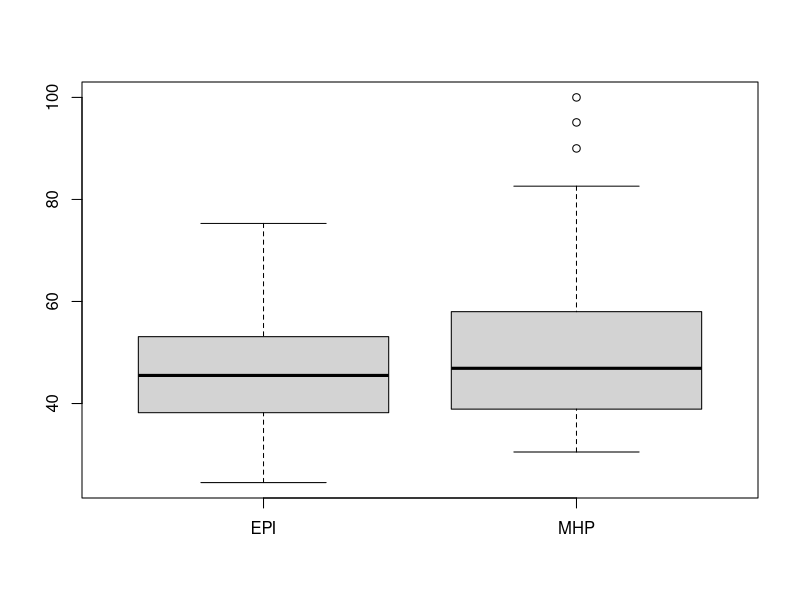
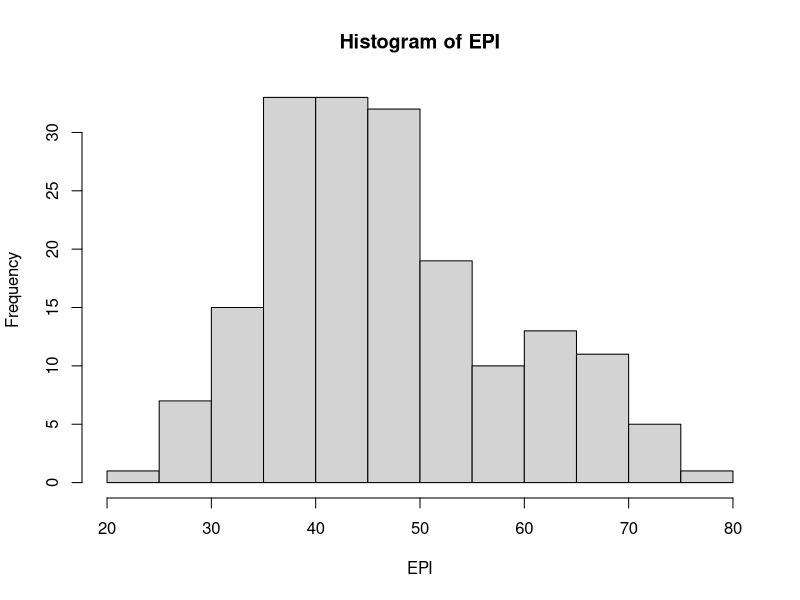
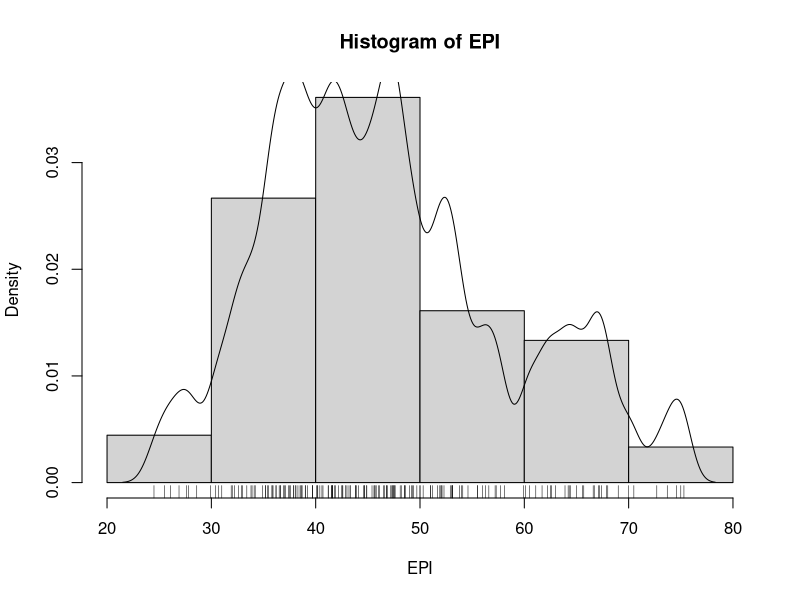
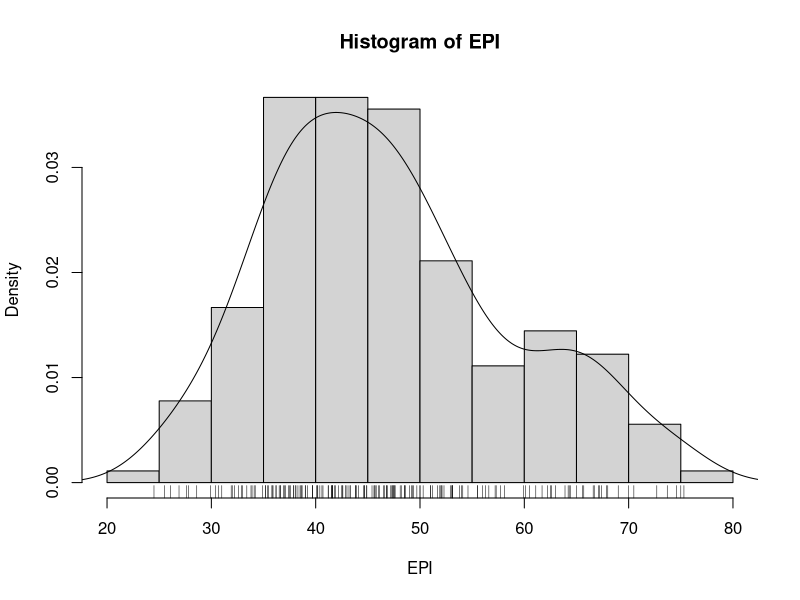
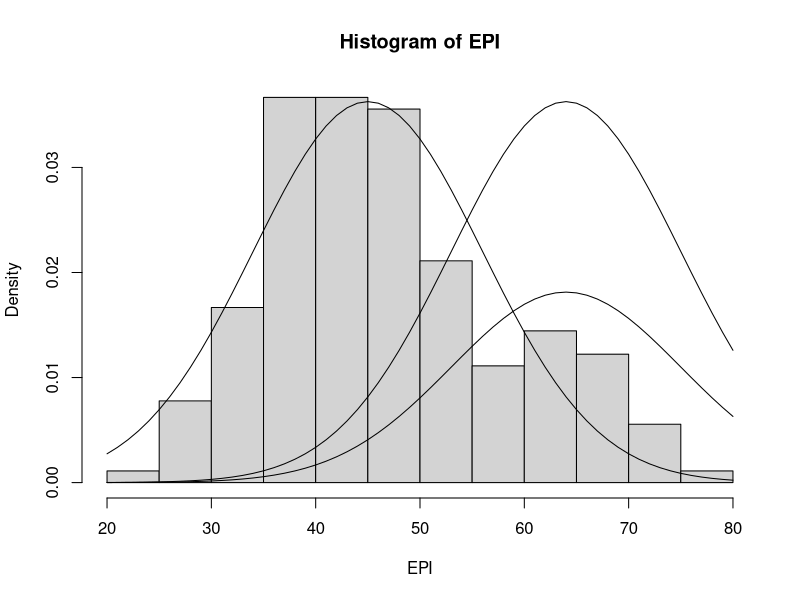
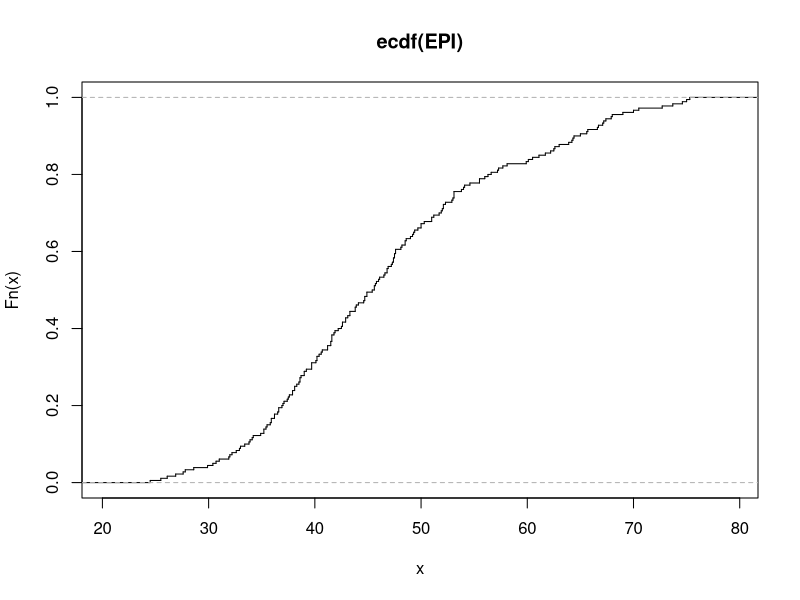
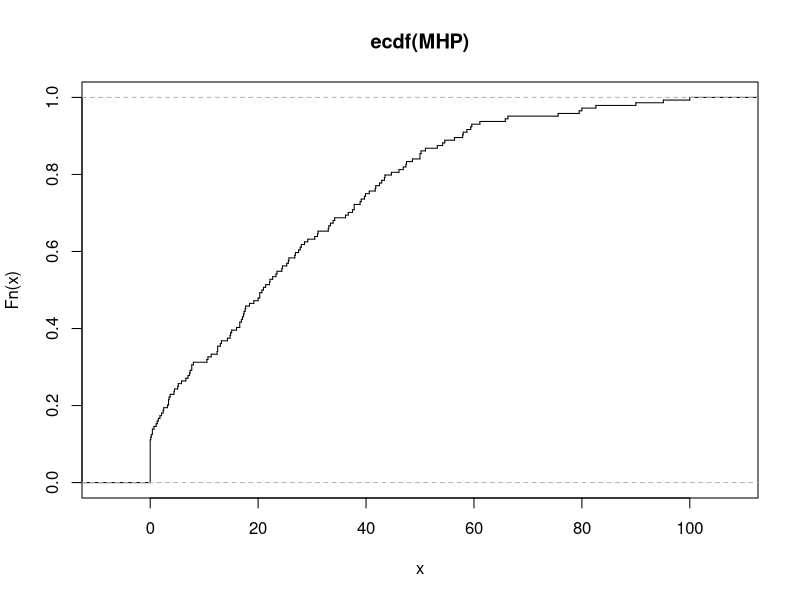
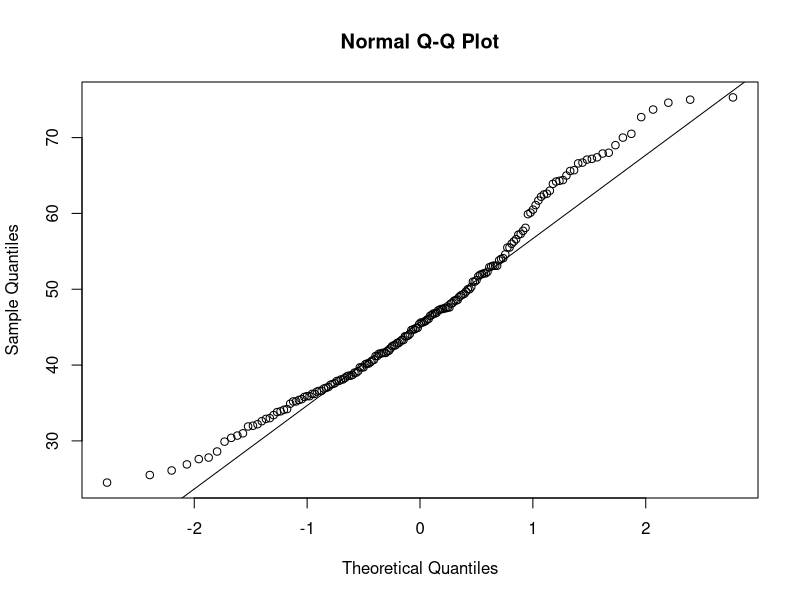

Recreate these plots in R, in order.
library(readr)

# set working directory (relative path)
setwd("C:/Users/matec/DataAnalytics/Lab1")

# read data
epi.data <- read_csv("epi_results_2024_pop_gdp.csv")

# view dataframe
View(epi.data)

# print summary of variables in dataframe
summary(epi.data$EPI.new)

# print values in variable
epi.data$EPI.new


######## Optional ########
## If you want to reference the variable without using the dataframe:

# attach dataframe
attach(epi.data)

# print values in variable
EPI.new

########################



### Explore Variable ###

EPI <- epi.data$EPI.new

# find NAs in variable - outputs vector of logical values, true if NA, false otherwise
NAs <- is.na(EPI)

EPI[which(NAs)]

# print values in variable
MHP <- epi.data$MHP.new

MHP

# find NAs inv variavle - outputs vector of logical values, true if NA, false otherwise
NAs <- is.na(MHP)

# print NAs
MHP[which(NAs)]

# take subset of NOT NAs from variable
MHP.noNA <- MHP[!NAs]

MHP.noNA

# filter for only values above 30
MHP.above30 <- MHP.noNA[MHP.noNA>30]
# & or | for and and or

MHP.above30
  
# stats
summary(MHP.above30)

# boxplot of variable(s)
boxplot(EPI, MHP.above30, names = c("EPI","MHP"))


### Histograms ###

# histogram (frequency distribution)
hist(EPI)

# define sequence of values over which to plot histogram
x <- seq(20., 80., 10)
  
# histogram (frequency distribution) over range
hist(EPI, x, prob=TRUE) # prob=FALSE is frequency instead 

# print estimated density curve for variable
lines(density(EPI,na.rm=TRUE,bw=1.)) # or try bw=“SJ”
# na.rm is remove NA's
# bw = is the width (SJ is smoothing)

# print rug
rug(EPI)

x <- seq(20., 80., 5)

# histogram (frequency distribution) over rabge
hist(EPI, x, prob=TRUE) 

# print estimated density curve for variable
lines(density(EPI,na.rm=TRUE, bw="SJ"))

# print rug
rug(EPI)


# histogram (frequency distribution) over rabge
hist(EPI, x, prob=TRUE) 

# range
x1<-seq(20,80,1)

# generate probability density values for a normal distribution with given mean and sd
d1 <- dnorm(x1,mean=45, sd=11,log=FALSE)

# print density values
lines(x1,d1)

# generate probability density values for a normal distribution with given mean and sd
d2 <- dnorm(x1,mean=64, sd=11,log=FALSE) 

# print density values
lines(x1,d2) 

# print density values
lines(x1,.5*d2)

### Empirical Cumulative Distribution Function ###

# plot ecdfs
plot(ecdf(EPI), do.points=FALSE, verticals=TRUE) 

plot(ecdf(MHP), do.points=FALSE, verticals=TRUE) 


### Quantile-quantile Plots ###

# print quantile-quantile plot for variable with theoretical normal distribuion
qqnorm(EPI); qqline(EPI)


# print quantile-quantile plot for random numbers from a normal distribution with theoretical normal distribution
x <- rnorm(500)
qqnorm(x); qqline(x)


# print quantile-quantile plot for variable with any theoretical distribution
qqplot(rnorm(180), EPI, xlab = "Q-Q plot for norm dsn") 
qqline(EPI)

# print quantile-quantile plot for 2 variables
qqplot(EPI, MHP, xlab = "Q-Q plot for EPI vs MHP") 
qqline(MHP)

qqplot(MHP, EPI, xlab = "Q-Q plot for EPI vs MHP") 
qqline(EPI)

y <- rnorm(500)

qqplot(x, y, xlab = "Q-Q plot for EPI vs MHP") 
qqline(y)


## Statistical Tests

x <- rnorm(500)
y <- rnorm(500)

hist(x)
hist(y)

shapiro.test(x)
shapiro.test(y)

ks.test(x,y)

wilcox.test(x,y)

var.test(x,y)
t.test(x,y)


# Start Exercise 2

epi.data$PAR.new
NAs <- is.na(epi.data$PAR.new)
PAR <- epi.data$PAR.new[!NAs]

epi.data$SHI.new
NAs <- is.na(epi.data$SHI.new)
SHI <- epi.data$SHI.new[!NAs]

# Variable summaries
summary(PAR)
summary(SHI)

# Boxplots
boxplot(PAR, SHI, names = c("PAR","SHI"))

# Histograms w/ lines 
x <- seq(0., 100., 5)
hist(PAR, x, prob=TRUE)
lines(density(PAR,na.rm=TRUE, bw="SJ"))

x <- seq(0., 100., 5)
hist(SHI, x, prob=TRUE)
lines(density(SHI,na.rm=TRUE, bw="SJ"))

#ECDF
plot(ecdf(PAR), do.points=FALSE, verticals=TRUE) 

plot(ecdf(SHI), do.points=FALSE, verticals=TRUE) 

# QQ against normal distrib
qqnorm(PAR); qqline(PAR)

qqnorm(SHI); qqline(SHI)

# QQ against each other
qqplot(PAR, SHI, xlab = "Q-Q plot for PAR vs SHI") 
qqline(SHI)

# Normality tests
shapiro.test(PAR)
shapiro.test(SHI)

# Statistical test for variables having same distribution
ks.test(PAR, SHI)
wilcox.test(PAR,SHI)

# Variance tests
var.test(PAR,SHI)
t.test(PAR,SHI)
